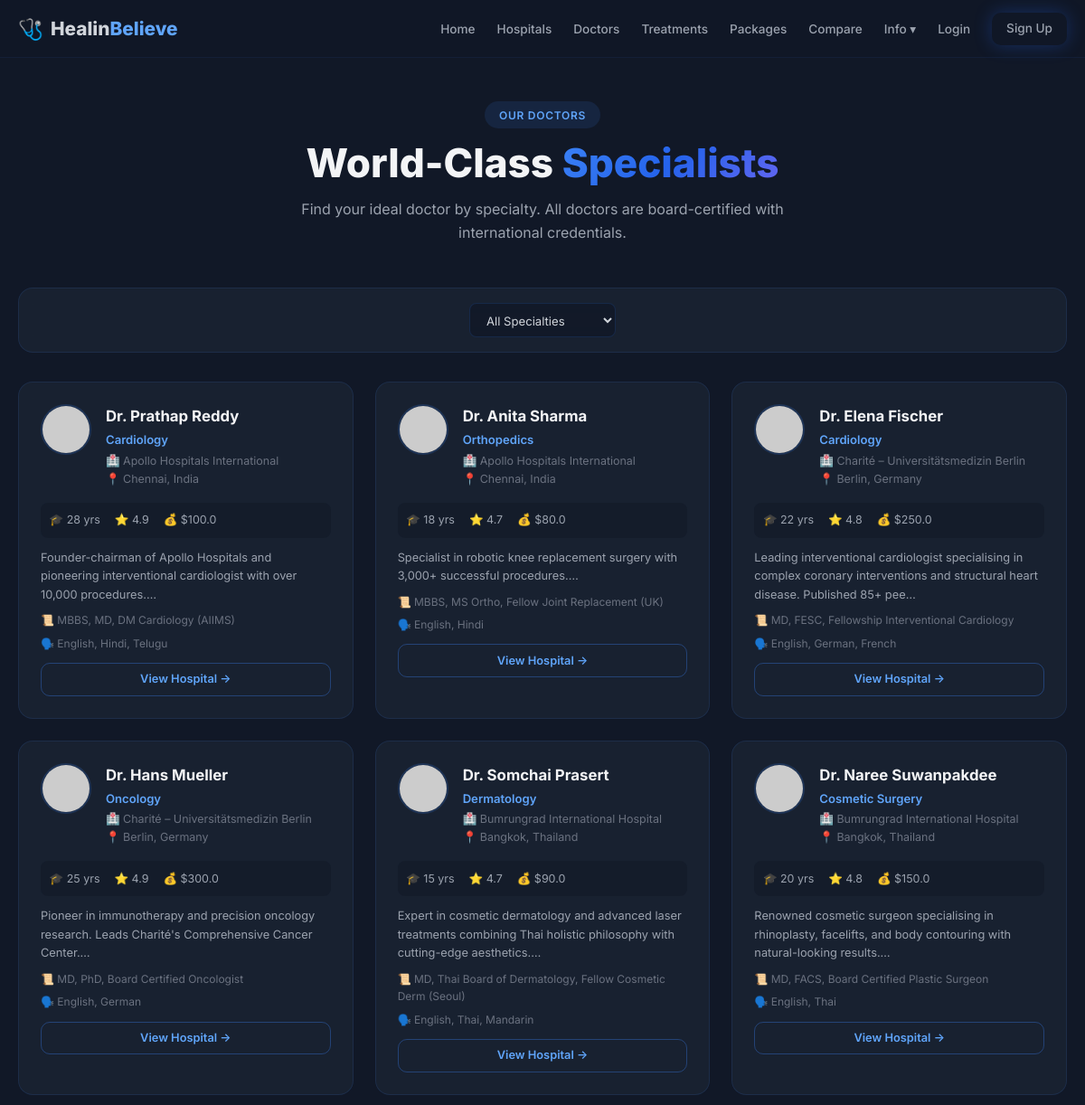
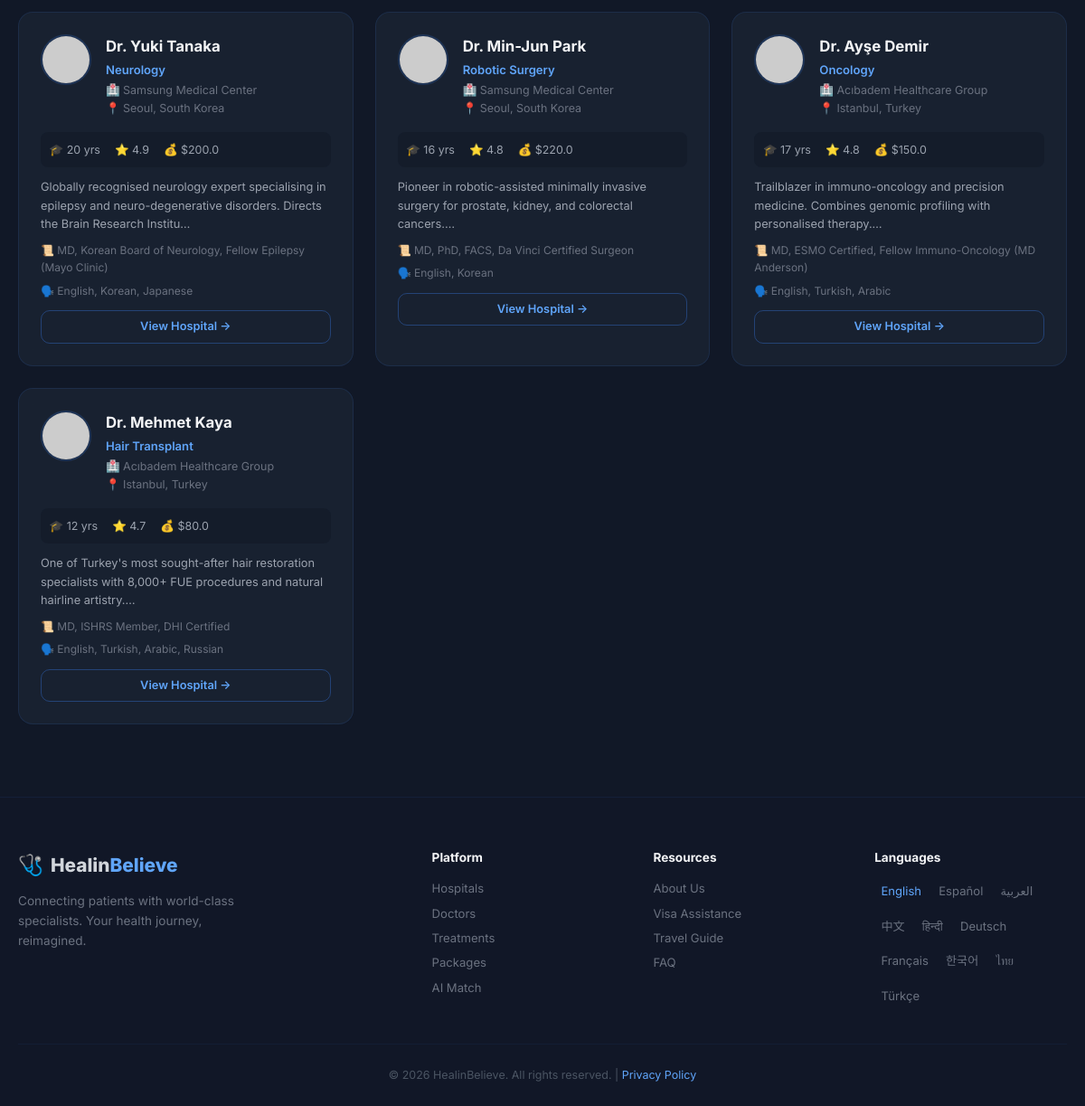
Page /doctors on the committed database (2 pictures, top to bottom).
### models.py (models this page shows)
class Doctor(db.Model):
    id = db.Column(db.Integer, primary_key=True)
    hospital_id = db.Column(db.Integer, db.ForeignKey('hospital.id'), nullable=False)
    name = db.Column(db.String(100), nullable=False)
    specialty = db.Column(db.String(80), nullable=False)
    qualifications = db.Column(db.Text)
    experience_years = db.Column(db.Integer, default=0)
    bio = db.Column(db.Text)
    image = db.Column(db.String(256))
    languages = db.Column(db.Text)  # JSON string
    consultation_fee = db.Column(db.Float, default=0)
    rating = db.Column(db.Float, default=0.0)
    review_count = db.Column(db.Integer, default=0)
    is_active = db.Column(db.Boolean, default=True)
    created_at = db.Column(db.DateTime, default=datetime.utcnow)

class Hospital(db.Model):
    id = db.Column(db.Integer, primary_key=True)
    user_id = db.Column(db.Integer, db.ForeignKey('user.id'))
    name = db.Column(db.String(150), nullable=False)
    description = db.Column(db.Text)
    country = db.Column(db.String(60), nullable=False)
    city = db.Column(db.String(80), nullable=False)
    address = db.Column(db.String(256))
    phone = db.Column(db.String(30))
    email = db.Column(db.String(120))
    website = db.Column(db.String(200))
    image = db.Column(db.String(256))
    rating = db.Column(db.Float, default=0.0)
    review_count = db.Column(db.Integer, default=0)
    specialties = db.Column(db.Text)  # JSON string
    accreditations = db.Column(db.Text)  # JSON string
    is_approved = db.Column(db.Boolean, default=False)
    created_at = db.Column(db.DateTime, default=datetime.utcnow)
    user = db.relationship('User', backref=db.backref('hospital_profile', cascade='all, delete-orphan'))
    doctors = db.relationship('Doctor', backref='hospital', lazy=True, cascade='all, delete-orphan')
    treatments = db.relationship('Treatment', backref='hospital', lazy=True, cascade='all, delete-orphan')
    packages = db.relationship('Package', backref='hospital', lazy=True, cascade='all, delete-orphan')
    appointments = db.relationship('Appointment', backref='hospital', lazy=True, cascade='all, delete-orphan')

### app.py (the view)
@app.route('/doctors')
def doctor_list():
    specialty = request.args.get('specialty', '')
    q = Doctor.query.filter_by(is_active=True)
    if specialty:
        q = q.filter(Doctor.specialty == specialty)
    doctors = q.all()
    specialties = [r[0] for r in db.session.query(Doctor.specialty).distinct().all()]
    return render_template('doctors.html', doctors=doctors, specialties=specialties, selected_specialty=specialty)

### app.py (called while the page is built)
@app.template_filter('from_json')
def from_json_filter(value):
    try:
        return json.loads(value) if value else []
    except Exception:
        return []

@app.context_processor
def inject_globals():
    return {
        'current_year': datetime.utcnow().year,
        'languages': {'en': 'English', 'es': 'Español', 'ar': 'العربية', 'zh': '中文', 'hi': 'हिन्दी', 'de': 'Deutsch', 'fr': 'Français', 'ko': '한국어', 'th': 'ไทย', 'tr': 'Türkçe'},
    }

### templates/doctors.html (shortened to what this page needs)
{% extends "base.html" %}
{% block content %}
<section class="section page-section">
    <div class="container">
        <div class="section-header">
            <span class="section-badge">Our Doctors</span>
            <h1>World-Class <span class="gradient-text">Specialists</span></h1>
            <p class="section-subtitle">Find your ideal doctor by specialty. All doctors are board-certified with international credentials.</p>
        </div>
        <div class="filter-bar glass-card">
            <form class="filter-form" method="GET" action="/doctors">
                <select name="specialty" onchange="this.form.submit()">
                    <option value="">All Specialties</option>
                </select>
            </form>
        </div>
        <div class="card-grid">
            {% for d in doctors %}
            <div class="doc-card glass-card">
                <div class="doc-top">
                    <img src="{{ d.image or 'https://api.dicebear.com/7.x/initials/svg?seed=' ~ d.name }}" alt="{{ d.name }}" class="doc-img">
                    <div>
                        <h3>{{ d.name }}</h3>
                        <p class="doc-spec">{{ d.specialty }}</p>
                        <p class="doc-hospital">🏥 {{ d.hospital.name }}</p>
                        <p class="doc-loc">📍 {{ d.hospital.city }}, {{ d.hospital.country }}</p>
                    </div>
                </div>
                <div class="doc-stats-row">
                    <span>🎓 {{ d.experience_years }} yrs</span><span>⭐ {{ d.rating }}</span><span>💰 ${{ d.consultation_fee }}</span>
                </div>
                <p class="doc-bio">{{ d.bio[:130] }}…</p>
                <p class="doc-qual">📜 {{ d.qualifications }}</p>
                <div class="doc-langs">🗣️ {{ d.languages|from_json|join(', ') }}</div>
                <a href="/hospital/{{ d.hospital_id }}" class="btn btn-outline btn-sm btn-block">View Hospital →</a>
            </div>
            {% endfor %}
        </div>
    </div>
</section>
{% endblock %}

### static/css/style.css (style rules this page uses)
*,*::before,*::after { box-sizing:border-box;margin:0;padding:0 }
html { scroll-behavior:smooth }
body { font-family:'Inter',system-ui,-apple-system,sans-serif;color:#d1d5db;background:#111827;line-height:1.6;overflow-x:hidden }
a { color:inherit;text-decoration:none }
img { max-width:100%;display:block }
.container { width:100%;max-width:1200px;margin:0 auto;padding:0 1.25rem }
.gradient-text { background:linear-gradient(135deg,#3b82f6,#2563eb,#6366f1);-webkit-background-clip:text;-webkit-text-fill-color:transparent;background-clip:text }
.glass-card { background:rgba(31,41,55,.6);border:1px solid rgba(59,130,246,.12);border-radius:1rem;backdrop-filter:blur(16px);-webkit-backdrop-filter:blur(16px);transition:transform .3s ease,box-shadow .3s ease,border-color .3s ease }
.section { padding:5rem 0 }
.page-section { padding-top:7rem }
.section-header { text-align:center;margin-bottom:3rem }
.section-badge { display:inline-block;padding:.35rem 1rem;border-radius:999px;font-size:.75rem;font-weight:600;letter-spacing:.06em;text-transform:uppercase;background:rgba(59,130,246,.12);color:#60a5fa;margin-bottom:.75rem }
.section-header h1,.section-header h2 { font-size:clamp(1.75rem,4vw,2.75rem);font-weight:800;line-height:1.2;color:#f3f4f6 }
.section-subtitle { color:#9ca3af;max-width:600px;margin:.75rem auto 0 }
.btn { display:inline-flex;align-items:center;justify-content:center;gap:.5rem;padding:.65rem 1.5rem;border-radius:.625rem;font-weight:600;font-size:.9rem;border:none;transition:all .25s ease;position:relative }
.btn-outline { background:transparent;border:1px solid rgba(59,130,246,.35);color:#60a5fa }
.btn-sm { padding:.45rem 1rem;font-size:.8rem }
.btn-block { width:100% }
.card-grid { display:grid;grid-template-columns:repeat(auto-fill,minmax(340px,1fr));gap:1.5rem }
.doc-card { padding:1.5rem;overflow:hidden }
.doc-top { display:flex;align-items:flex-start;gap:1rem;margin-bottom:1rem }
.doc-img { width:56px;height:56px;border-radius:50%;border:2px solid rgba(59,130,246,.2);flex-shrink:0 }
.doc-card h3 { font-size:1.05rem;font-weight:700;color:#f3f4f6;margin-bottom:.15rem }
.doc-spec { font-size:.82rem;color:#60a5fa;font-weight:600;margin-bottom:.15rem }
.doc-hospital,.doc-loc { font-size:.78rem;color:#6b7280 }
.doc-stats-row { display:flex;gap:1rem;padding:.6rem;border-radius:.5rem;background:rgba(17,24,39,.5);font-size:.78rem;color:#9ca3af;margin-bottom:.75rem }
.doc-bio { font-size:.8rem;color:#9ca3af;margin-bottom:.5rem }
.doc-qual { font-size:.75rem;color:#6b7280;margin-bottom:.4rem }
.doc-langs { font-size:.75rem;color:#6b7280;margin-bottom:.75rem }
.filter-bar { display:flex;flex-wrap:wrap;gap:.5rem;padding:1rem;margin-bottom:2rem;justify-content:center;align-items:center }
.filter-form { display:flex;flex-wrap:wrap;gap:.75rem;align-items:center;width:100%;justify-content:center }
.filter-form select,.filter-form input { padding:.55rem .85rem;border-radius:.5rem;background:rgba(17,24,39,.7);border:1px solid rgba(59,130,246,.15);color:#d1d5db;font-size:.82rem;font-family:inherit }
.filter-form select option { background:#1f2937;color:#d1d5db }

### rows in the picture
Doctor: name "Dr. Prathap Reddy", specialty "Cardiology", hospital.name "Apollo Hospitals International", hospital.city "Chennai", hospital.country "India", experience_years "28", rating "4.9", consultation_fee "100.0", bio "Founder-chairman of Apollo Hospitals and pioneering interventional cardiologist with over 10,000 procedures.", qualifications "MBBS, MD, DM Cardiology (AIIMS)", languages|from_json "English, Hindi, Telugu"
Doctor: name "Dr. Anita Sharma", specialty "Orthopedics", hospital.name "Apollo Hospitals International", hospital.city "Chennai", hospital.country "India", experience_years "18", rating "4.7", consultation_fee "80.0", bio "Specialist in robotic knee replacement surgery with 3,000+ successful procedures.", qualifications "MBBS, MS Ortho, Fellow Joint Replacement (UK)", languages|from_json "English, Hindi"
Doctor: name "Dr. Elena Fischer", specialty "Cardiology", hospital.name "Charité – Universitätsmedizin Berlin", hospital.city "Berlin", hospital.country "Germany", experience_years "22", rating "4.8", consultation_fee "250.0", bio "Leading interventional cardiologist specialising in complex coronary interventions and structural heart disease. Published 85+ pee", qualifications "MD, FESC, Fellowship Interventional Cardiology", languages|from_json "English, German, French"
Doctor: name "Dr. Hans Mueller", specialty "Oncology", hospital.name "Charité – Universitätsmedizin Berlin", hospital.city "Berlin", hospital.country "Germany", experience_years "25", rating "4.9", consultation_fee "300.0", bio "Pioneer in immunotherapy and precision oncology research. Leads Charité's Comprehensive Cancer Center.", qualifications "MD, PhD, Board Certified Oncologist", languages|from_json "English, German"
Doctor: name "Dr. Somchai Prasert", specialty "Dermatology", hospital.name "Bumrungrad International Hospital", hospital.city "Bangkok", hospital.country "Thailand", experience_years "15", rating "4.7", consultation_fee "90.0", bio "Expert in cosmetic dermatology and advanced laser treatments combining Thai holistic philosophy with cutting-edge aesthetics.", qualifications "MD, Thai Board of Dermatology, Fellow Cosmetic Derm (Seoul)", languages|from_json "English, Thai, Mandarin"
Doctor: name "Dr. Naree Suwanpakdee", specialty "Cosmetic Surgery", hospital.name "Bumrungrad International Hospital", hospital.city "Bangkok", hospital.country "Thailand", experience_years "20", rating "4.8", consultation_fee "150.0", bio "Renowned cosmetic surgeon specialising in rhinoplasty, facelifts, and body contouring with natural-looking results.", qualifications "MD, FACS, Board Certified Plastic Surgeon", languages|from_json "English, Thai"
Doctor: name "Dr. Yuki Tanaka", specialty "Neurology", hospital.name "Samsung Medical Center", hospital.city "Seoul", hospital.country "South Korea", experience_years "20", rating "4.9", consultation_fee "200.0", bio "Globally recognised neurology expert specialising in epilepsy and neuro-degenerative disorders. Directs the Brain Research Institu", qualifications "MD, Korean Board of Neurology, Fellow Epilepsy (Mayo Clinic)", languages|from_json "English, Korean, Japanese"
Doctor: name "Dr. Min-Jun Park", specialty "Robotic Surgery", hospital.name "Samsung Medical Center", hospital.city "Seoul", hospital.country "South Korea", experience_years "16", rating "4.8", consultation_fee "220.0", bio "Pioneer in robotic-assisted minimally invasive surgery for prostate, kidney, and colorectal cancers.", qualifications "MD, PhD, FACS, Da Vinci Certified Surgeon", languages|from_json "English, Korean"
Doctor: name "Dr. Ayşe Demir", specialty "Oncology", hospital.name "Acıbadem Healthcare Group", hospital.city "Istanbul", hospital.country "Turkey", experience_years "17", rating "4.8", consultation_fee "150.0", bio "Trailblazer in immuno-oncology and precision medicine. Combines genomic profiling with personalised therapy.", qualifications "MD, ESMO Certified, Fellow Immuno-Oncology (MD Anderson)", languages|from_json "English, Turkish, Arabic"
Doctor: name "Dr. Mehmet Kaya", specialty "Hair Transplant", hospital.name "Acıbadem Healthcare Group", hospital.city "Istanbul", hospital.country "Turkey", experience_years "12", rating "4.7", consultation_fee "80.0", bio "One of Turkey's most sought-after hair restoration specialists with 8,000+ FUE procedures and natural hairline artistry.", qualifications "MD, ISHRS Member, DHI Certified", languages|from_json "English, Turkish, Arabic, Russian"

### other values in the picture
{{ name }} "English" "Español" "العربية" "中文" "हिन्दी" "Deutsch" "Français" "한국어" "ไทย" "Türkçe"
